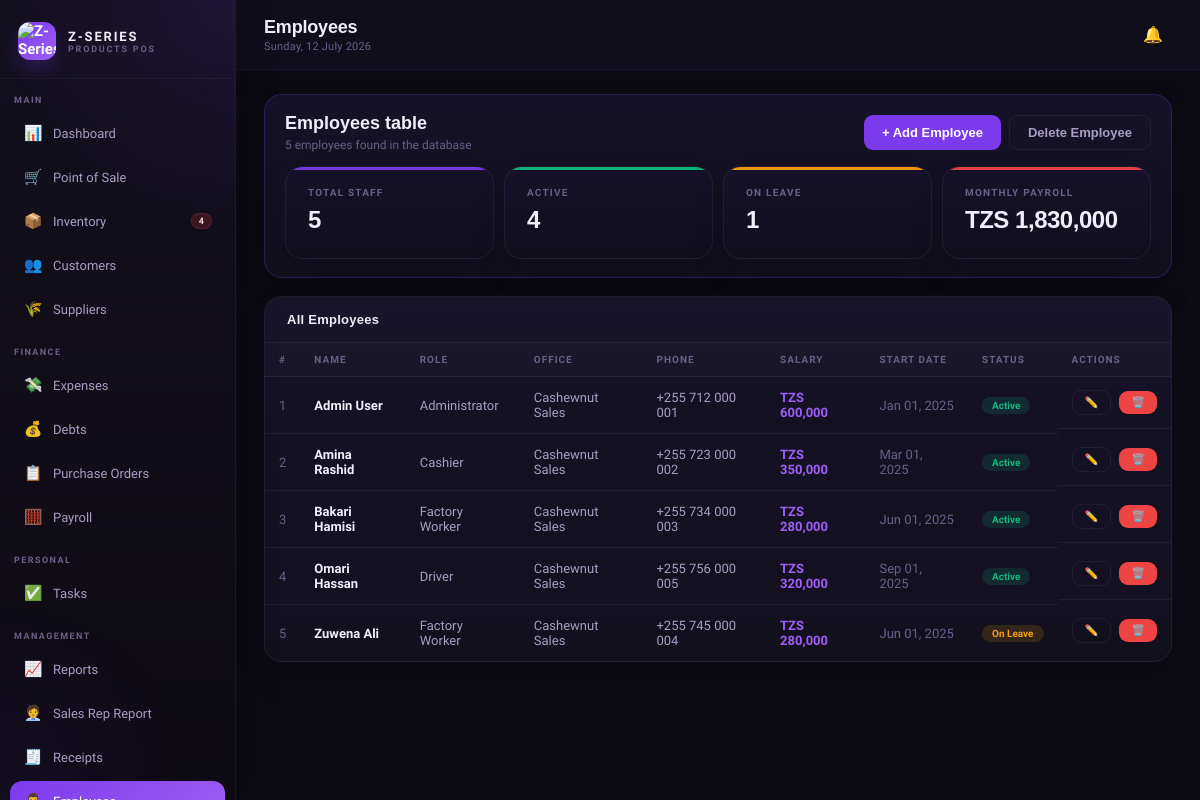
The page /employees.php (signed in) on the database its author committed.
### tables this page shows
CREATE TABLE employees (
  id INT AUTO_INCREMENT PRIMARY KEY,
  name VARCHAR(150) NOT NULL,
  role VARCHAR(100),
  phone VARCHAR(20),
  salary DECIMAL(10,2),
  nida VARCHAR(50),
  start_date DATE,
  status ENUM('active','inactive','on_leave') DEFAULT 'active',
  office ENUM('Manager','Accountant','Cashewnut Sales','Z series sales','Pool Master','Home office','Driver','Guard','Others') DEFAULT 'Cashewnut Sales',
  created_at TIMESTAMP DEFAULT CURRENT_TIMESTAMP
);

### config.php (called while the page is built, shortened)
<?php
function tzs($amount) {
    return 'TZS ' . number_format($amount, 0, '.', ',');
}
?>

### employees.php (the view, shortened to what this page needs)
<?php
require_once 'includes/header.php';
$default_office = 'Cashewnut Sales';
$stats = $conn->query("SELECT COUNT(*) as total, SUM(status='active') as active, SUM(status='on_leave') as leave_count, COALESCE(SUM(salary),0) as payroll FROM employees")->fetch_assoc();
?>
<div style="display:block !important; visibility:visible !important; opacity:1 !important; margin-bottom:18px; padding:18px 20px; border:1px solid rgba(124,58,237,0.25); border-radius:18px; background:linear-gradient(180deg, rgba(22,18,42,0.96), rgba(19,16,30,0.98)); box-shadow:0 14px 30px rgba(0,0,0,0.16);">
  <div style="display:flex;align-items:center;justify-content:space-between;gap:12px;flex-wrap:wrap">
    <div>
      <div style="font-size:18px;font-weight:800;color:var(--text);font-family:'Syne',sans-serif;margin-bottom:4px">Employees table</div>
      <div style="font-size:12px;color:var(--text3)"><?=$stats['total']?> employees found in the database</div>
    </div>
    <div style="display:flex;gap:8px;flex-wrap:wrap">
      <button class="btn btn-primary" onclick="openModal('add-emp-modal')">+ Add Employee</button>
      <button class="btn btn-outline" onclick="openModal('delete-emp-modal')">Delete Employee</button>
    </div>
  </div>
  <div style="margin-top:14px;display:flex;gap:10px;flex-wrap:wrap">
    <div class="stat-card purple" style="flex:1;min-width:160px;margin:0"><div class="stat-label">Total Staff</div><div class="stat-value"><?=$stats['total']?></div></div>
    <div class="stat-card green" style="flex:1;min-width:160px;margin:0"><div class="stat-label">Active</div><div class="stat-value"><?=$stats['active']?></div></div>
    <div class="stat-card amber" style="flex:1;min-width:160px;margin:0"><div class="stat-label">On Leave</div><div class="stat-value"><?=$stats['leave_count']?></div></div>
    <div class="stat-card red" style="flex:1;min-width:160px;margin:0"><div class="stat-label">Monthly Payroll</div><div class="stat-value"><?=tzs($stats['payroll'])?></div></div>
  </div>
</div>
<?php $employees = $conn->query("SELECT * FROM employees ORDER BY name");?>
<div class="card"><div class="card-header"><span class="card-title">All Employees</span></div>
<div class="table-wrap"><table><thead><tr><th>#</th><th>Name</th><th>Role</th><th>Office</th><th>Phone</th><th>Salary</th><th>Start Date</th><th>Status</th><th>Actions</th></tr></thead>
<tbody><?php $i=1; while($e=$employees->fetch_assoc()):?>
<tr><td class="text-muted"><?=$i++?></td><td class="td-bold"><?=htmlspecialchars($e['name'])?></td><td style="color:var(--text2);font-size:13px"><?=htmlspecialchars($e['role'])?></td><td style="color:var(--text2);font-size:13px"><?=htmlspecialchars($e['office'] ?? $default_office)?></td><td><?=htmlspecialchars($e['phone'])?></td>
<td class="text-purple"><?=tzs($e['salary'])?></td><td class="text-muted"><?=date('M d, Y',strtotime($e['start_date']))?></td>
<td><span class="badge badge-<?=$e['status']==='active'?'success':($e['status']==='on_leave'?'warning':'danger')?>"><?=ucwords(str_replace('_',' ',$e['status']))?></span></td>
<td style="display:flex;gap:8px;align-items:center">
  <button type="button" class="btn btn-outline btn-sm" title="Edit" aria-label="Edit" onclick='openEditEmployee(this)' data-id="<?=$e['id']?>" data-name="<?=htmlspecialchars($e['name'], ENT_QUOTES)?>" data-role="<?=htmlspecialchars($e['role'], ENT_QUOTES)?>" data-office="<?=htmlspecialchars($e['office'] ?? $default_office, ENT_QUOTES)?>" data-phone="<?=htmlspecialchars($e['phone'], ENT_QUOTES)?>" data-salary="<?=htmlspecialchars($e['salary'], ENT_QUOTES)?>" data-nida="<?=htmlspecialchars($e['nida'], ENT_QUOTES)?>" data-start="<?=htmlspecialchars($e['start_date'], ENT_QUOTES)?>" data-status="<?=htmlspecialchars($e['status'], ENT_QUOTES)?>">✏️</button>
  <form method="POST" data-confirm="Delete <?=htmlspecialchars($e['name'], ENT_QUOTES)?>?" style="margin:0">
    <button type="submit" class="btn btn-danger btn-sm" title="Delete" aria-label="Delete">🗑️</button>
  </form>
</td>
</tr><?php endwhile;?></tbody></table></div></div>
<?php require_once 'includes/footer.php'; ?>

### css/style.css (style rules this page uses)
* { margin:0;padding:0;box-sizing:border-box }
:root { --bg:#0D0B14;--bg2:#13101E;--bg3:#1A1628;--bg4:#211D35; --purple:#7C3AED;--purple2:#9D5FF5;--purple3:#5B21B6; --purple-glow:rgba(124,58,237,0.15);--purple-light:rgba(124,58,237,0.08); --text:#F1EEF9;--text2:#A89DC4;--text3:#6B5F8A; --border:rgba(124,58,237,0.18);--border2:rgba(255,255,255,0.06); --success:#10B981;--warning:#F59E0B;--danger:#EF4444;--info:#3B82F6; --card-bg:#16122A; }
body { font-family:'Satoshi',sans-serif;background:var(--bg);color:var(--text);min-height:100vh }
.premium-content .stats-grid, .premium-content .grid-2, .premium-content .grid-3-1, .premium-content .card, .premium-content .filter-bar { position:relative;z-index:1 }
.stat-card { background:linear-gradient(180deg,rgba(22,18,42,0.96),rgba(17,14,28,0.98));border:1px solid var(--border2);border-radius:18px;padding:20px 22px;position:relative;overflow:hidden;box-shadow:0 14px 30px rgba(0,0,0,0.18) }
.stat-card::before { content:'';position:absolute;top:0;left:0;right:0;height:3px;opacity:0.95 }
.stat-card.purple::before { background:var(--purple) }
.stat-card.green::before { background:var(--success) }
.stat-card.amber::before { background:var(--warning) }
.stat-card.red::before { background:var(--danger) }
.stat-label { font-size:10px;font-weight:700;color:var(--text3);text-transform:uppercase;letter-spacing:0.12em;margin-bottom:8px }
.stat-value { font-size:24px;font-weight:800;color:var(--text);font-family:'Syne',sans-serif;margin-bottom:4px;letter-spacing:-0.02em }
.card { background:linear-gradient(180deg,rgba(22,18,42,0.96),rgba(19,16,30,0.98));border:1px solid var(--border2);border-radius:18px;overflow:hidden;margin-bottom:16px;box-shadow:0 14px 30px rgba(0,0,0,0.16) }
.card-header { padding:15px 22px;border-bottom:1px solid var(--border2);display:flex;align-items:center;justify-content:space-between;background:rgba(255,255,255,0.01) }
.card-title { font-size:13px;font-weight:800;color:var(--text);font-family:'Syne',sans-serif;letter-spacing:0.02em }
.table-wrap { overflow-x:auto }
table { width:100%;border-collapse:collapse }
th { padding:11px 14px;text-align:left;font-size:10px;font-weight:800;color:var(--text3);text-transform:uppercase;letter-spacing:0.1em;border-bottom:1px solid var(--border2);background:rgba(255,255,255,0.02);white-space:nowrap }
td { padding:13px 14px;font-size:13px;color:var(--text2);border-bottom:1px solid var(--border2);vertical-align:middle }
tr:last-child td { border-bottom:none }
.td-bold { color:var(--text);font-weight:600 }
.badge { padding:3px 10px;border-radius:99px;font-size:10px;font-weight:700;display:inline-block;white-space:nowrap }
.badge-success { background:rgba(16,185,129,0.15);color:var(--success) }
.badge-warning { background:rgba(245,158,11,0.15);color:var(--warning) }
.text-purple { color:var(--purple2);font-weight:700 }
.text-muted { color:var(--text3) }
.btn { padding:9px 18px;border-radius:9px;border:none;font-size:13px;font-weight:600;cursor:pointer;font-family:'DM Sans',sans-serif;transition:all 0.15s;text-decoration:none;display:inline-flex;align-items:center;gap:6px }
.btn-primary { background:var(--purple);color:white }
.btn-outline { background:transparent;border:1px solid var(--border2);color:var(--text2) }
.btn-danger { background:var(--danger);color:white }
.btn-sm { padding:5px 12px;font-size:11px }
.table-wrap td .btn-outline.btn-sm { white-space:nowrap }
.table-wrap td .btn, .table-wrap td form { display:inline-flex;align-items:center }
.table-wrap td form { margin-left:6px }
.table-wrap td form button { margin:0 }

### rows shown on the page
employees: name "Admin User", role "Administrator", office "Cashewnut Sales", phone "+255 712 000 001", salary "TZS 600,000", start_date "Jan 01, 2025", status "Active"
employees: name "Amina Rashid", role "Cashier", office "Cashewnut Sales", phone "+255 723 000 002", salary "TZS 350,000", start_date "Mar 01, 2025", status "Active"
employees: name "Bakari Hamisi", role "Factory Worker", office "Cashewnut Sales", phone "+255 734 000 003", salary "TZS 280,000", start_date "Jun 01, 2025", status "Active"
employees: name "Omari Hassan", role "Driver", office "Cashewnut Sales", phone "+255 756 000 005", salary "TZS 320,000", start_date "Sep 01, 2025", status "Active"
employees: name "Zuwena Ali", role "Factory Worker", office "Cashewnut Sales", phone "+255 745 000 004", salary "TZS 280,000", start_date "Jun 01, 2025", status "On Leave"

### other values the page prints
$low_stock_count "4"
$page_title "Employees"
$stats['total'] "5"
$stats['active'] "4"
$stats['leave_count'] "1"
tzs($stats['payroll']) "TZS 1,830,000"
